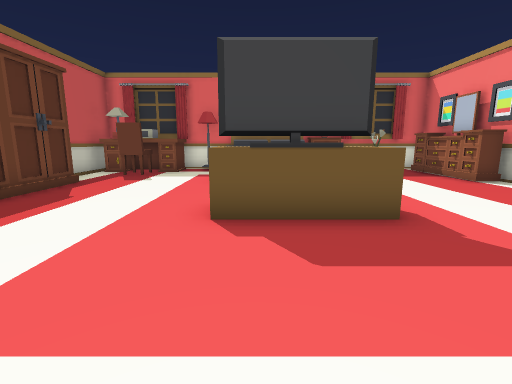
[1] (above)

13 first-person views from a walk through a scene from a Unity 3-D project. The camera is 1.2 m above the floor, tilts 10° down and sees 85° across. Doors are open. The floor is counted in squares, 1 m on a side. Each view is taken from the middle of a square. On the plan, view 1 faces up. The plan holds only what a view shows up to about 13 squares ahead; the rest is blank. The place goes on beyond the plan.

[2]
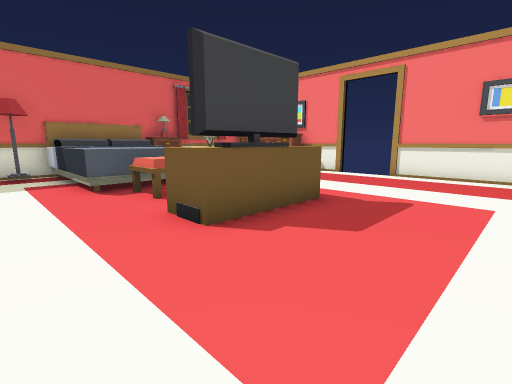

[3]
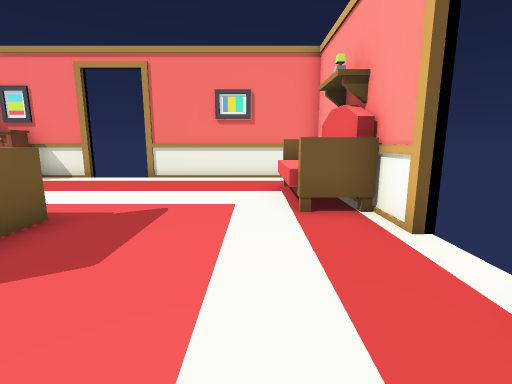

[4]
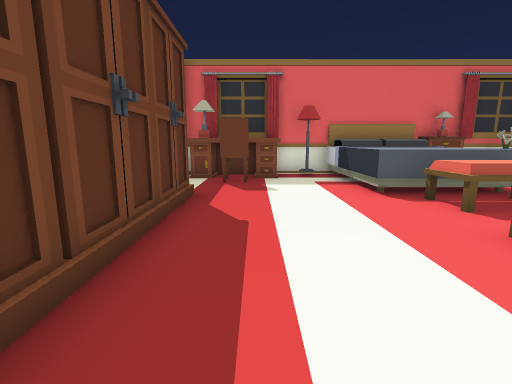

[5]
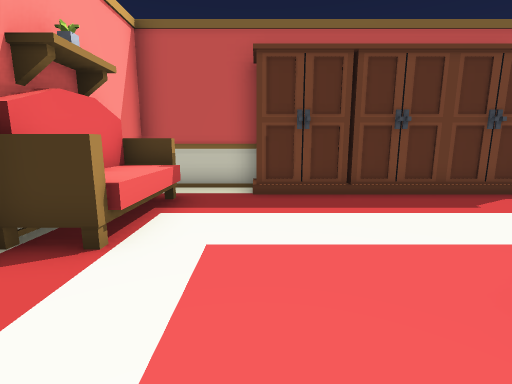

[6]
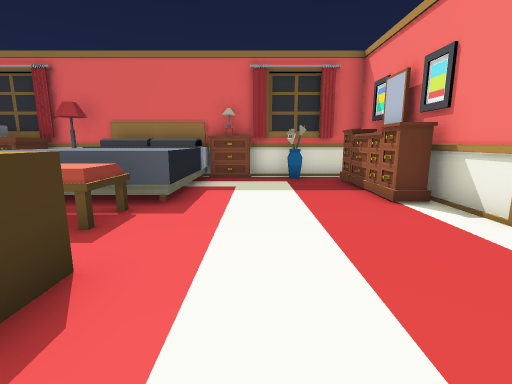

[7]
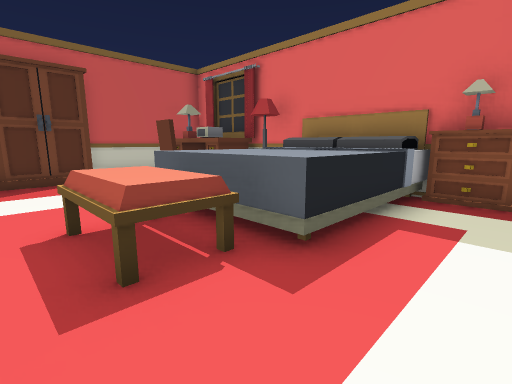

[8]
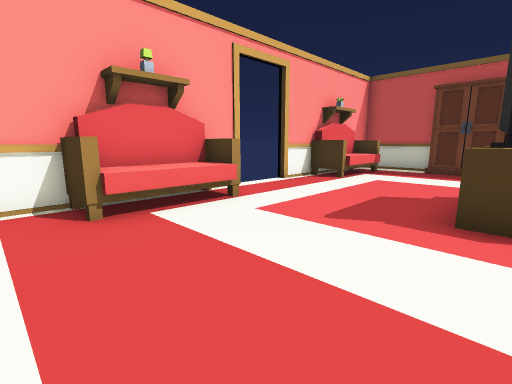

[9]
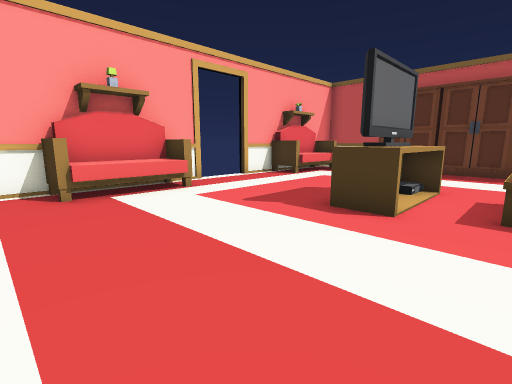

[10]
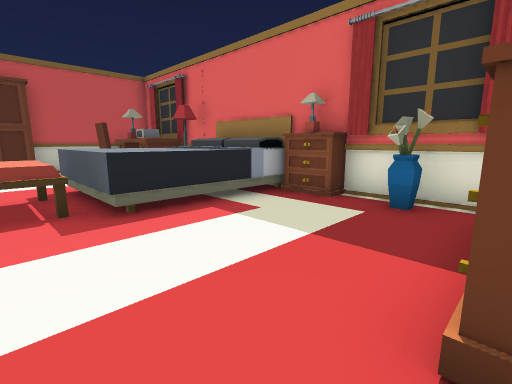

[11]
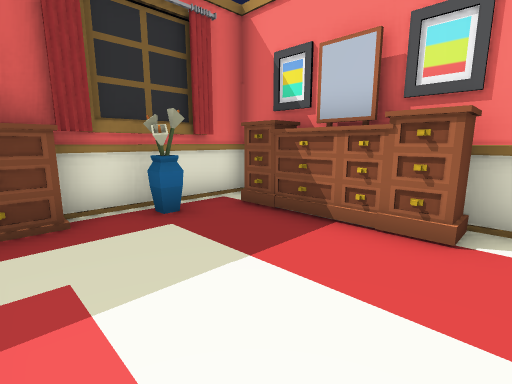

[12]
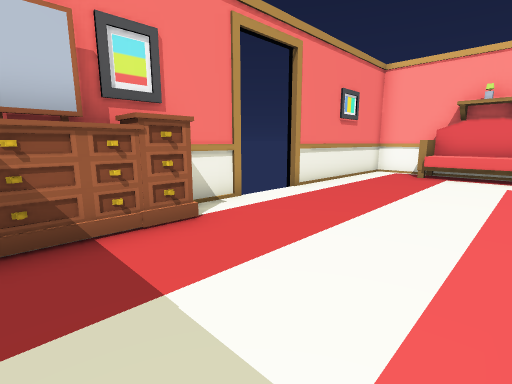

[13]
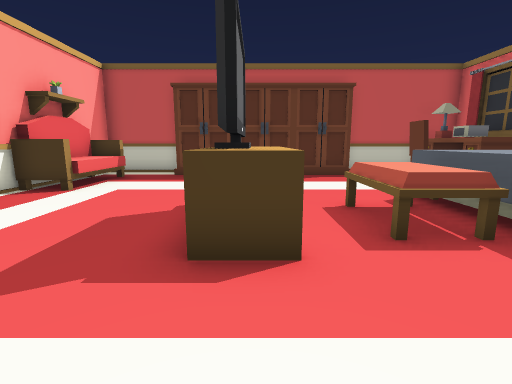

### Floor plan
Points are (right, up) in squares from view 1. A wall is a line through its corners. A room is listed if a view was taken in it or the views show most of it. See-through windows are left out.
Room 1 (views 1, 2, 3, 4, 5, 6, 7, 8, 9, 10, 11, 12, 13)
walls: (7.8, 6.8) (7.8, 13.2) (4.4, 13.2); (1.5, -1.1) (3.2, -1.1); (-1, 13.2) (-6.8, 13.2) (-6.8, 8.6); (-2.4, -1.1) (-0.4, -1.1); (5.5, -1.1) (7.8, -1.1) (7.8, 4.9); (-6.8, 2.1) (-6.8, -1.1) (-5.5, -1.1)
ways out: open door at (0.5, -1); open door at (8, 6)
objects: wardrobe (-6, 3); wardrobe (-6, 6); wardrobe (-6, 7); lamp (-6, 12); sofa (-5, -1) to (-2, 0); chair (-5, 11) to (-4, 11); desk (-5, 12) to (-3, 13); lamp (-2, 12); table (-1, 4) to (2, 5); bed (-1, 8) to (2, 13); TV (0, 5) to (2, 5); other object (0, 7) to (2, 7); sofa (3, -1) to (6, 0); other object (3, 13); curtain (4, 13); other object (7, 9); dresser (7, 10) to (7, 11); other object (7, 12)

Where each view was taken, in squares from view 1:
view 1: 0 up, 0 right, facing up
view 2: 1 up, 3 left, facing up-right
view 3: 1 up, 2 left, facing right
view 4: 2 up, 4 left, facing up
view 5: 2 up, 1 right, facing left
view 6: 3 up, 4 right, facing up
view 7: 6 up, 4 right, facing up-left
view 8: 5 up, 7 right, facing down-left
view 9: 7 up, 7 right, facing down-left
view 10: 7 up, 7 right, facing up-left
view 11: 8 up, 3 right, facing up-right
view 12: 11 up, 3 right, facing down-right
view 13: 5 up, 5 right, facing left
